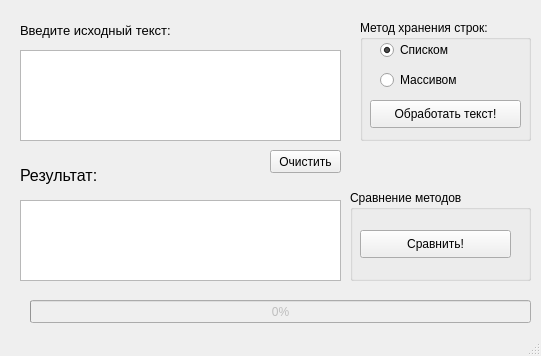
<?xml version="1.0" encoding="UTF-8"?>
<ui version="4.0">
 <class>MainWindow</class>
 <widget class="QMainWindow" name="MainWindow">
  <property name="geometry">
   <rect>
    <x>0</x>
    <y>0</y>
    <width>541</width>
    <height>356</height>
   </rect>
  </property>
  <property name="minimumSize">
   <size>
    <width>541</width>
    <height>356</height>
   </size>
  </property>
  <property name="maximumSize">
   <size>
    <width>541</width>
    <height>356</height>
   </size>
  </property>
  <property name="windowTitle">
   <string>Обработчик строк</string>
  </property>
  <widget class="QWidget" name="centralWidget">
   <widget class="QTextEdit" name="textEdit">
    <property name="geometry">
     <rect>
      <x>20</x>
      <y>50</y>
      <width>321</width>
      <height>91</height>
     </rect>
    </property>
   </widget>
   <widget class="QLabel" name="label">
    <property name="geometry">
     <rect>
      <x>20</x>
      <y>20</y>
      <width>211</width>
      <height>20</height>
     </rect>
    </property>
    <property name="font">
     <font>
      <pointsize>10</pointsize>
     </font>
    </property>
    <property name="text">
     <string>Введите исходный текст:</string>
    </property>
   </widget>
   <widget class="QTextEdit" name="textEdit_2">
    <property name="geometry">
     <rect>
      <x>20</x>
      <y>200</y>
      <width>321</width>
      <height>81</height>
     </rect>
    </property>
    <property name="readOnly">
     <bool>true</bool>
    </property>
   </widget>
   <widget class="QLabel" name="label_2">
    <property name="geometry">
     <rect>
      <x>20</x>
      <y>165</y>
      <width>111</width>
      <height>21</height>
     </rect>
    </property>
    <property name="font">
     <font>
      <pointsize>12</pointsize>
     </font>
    </property>
    <property name="text">
     <string>Результат:</string>
    </property>
   </widget>
   <widget class="QGroupBox" name="groupBox">
    <property name="geometry">
     <rect>
      <x>360</x>
      <y>20</y>
      <width>171</width>
      <height>121</height>
     </rect>
    </property>
    <property name="title">
     <string>Метод хранения строк:</string>
    </property>
    <widget class="QPushButton" name="pushButton">
     <property name="geometry">
      <rect>
       <x>10</x>
       <y>80</y>
       <width>151</width>
       <height>28</height>
      </rect>
     </property>
     <property name="text">
      <string>Обработать текст!</string>
     </property>
    </widget>
    <widget class="QRadioButton" name="radioButton">
     <property name="geometry">
      <rect>
       <x>20</x>
       <y>20</y>
       <width>95</width>
       <height>20</height>
      </rect>
     </property>
     <property name="text">
      <string>Списком</string>
     </property>
     <property name="checked">
      <bool>true</bool>
     </property>
    </widget>
    <widget class="QRadioButton" name="radioButton_2">
     <property name="geometry">
      <rect>
       <x>20</x>
       <y>50</y>
       <width>95</width>
       <height>20</height>
      </rect>
     </property>
     <property name="text">
      <string>Массивом</string>
     </property>
    </widget>
   </widget>
   <widget class="QGroupBox" name="groupBox_2">
    <property name="geometry">
     <rect>
      <x>350</x>
      <y>190</y>
      <width>181</width>
      <height>91</height>
     </rect>
    </property>
    <property name="title">
     <string>Сравнение методов</string>
    </property>
    <widget class="QPushButton" name="pushButton_2">
     <property name="geometry">
      <rect>
       <x>10</x>
       <y>40</y>
       <width>151</width>
       <height>28</height>
      </rect>
     </property>
     <property name="text">
      <string>Сравнить!</string>
     </property>
    </widget>
   </widget>
   <widget class="QProgressBar" name="progressBar">
    <property name="enabled">
     <bool>false</bool>
    </property>
    <property name="geometry">
     <rect>
      <x>30</x>
      <y>300</y>
      <width>501</width>
      <height>23</height>
     </rect>
    </property>
    <property name="value">
     <number>0</number>
    </property>
   </widget>
   <widget class="QPushButton" name="pushButton_3">
    <property name="geometry">
     <rect>
      <x>270</x>
      <y>150</y>
      <width>71</width>
      <height>23</height>
     </rect>
    </property>
    <property name="text">
     <string>Очистить</string>
    </property>
   </widget>
  </widget>
  <widget class="QStatusBar" name="statusBar"/>
 </widget>
 <layoutdefault spacing="6" margin="11"/>
 <resources/>
 <connections/>
</ui>
